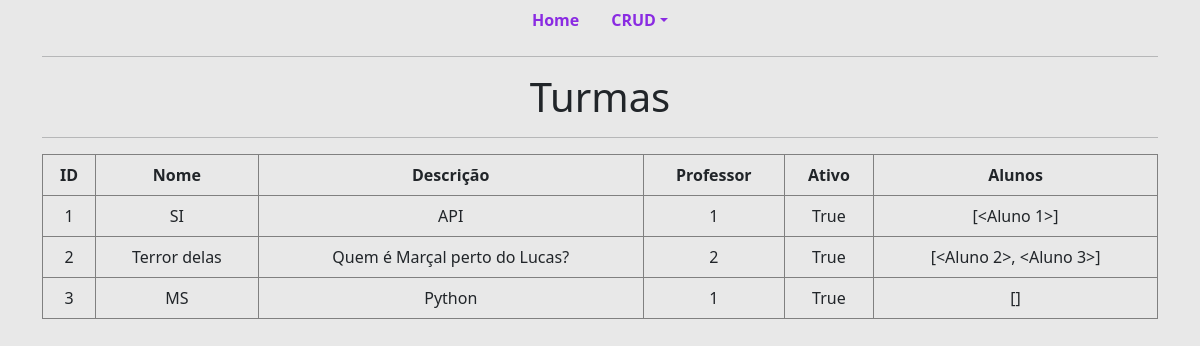
Page /read/turmas on the earlier database version.
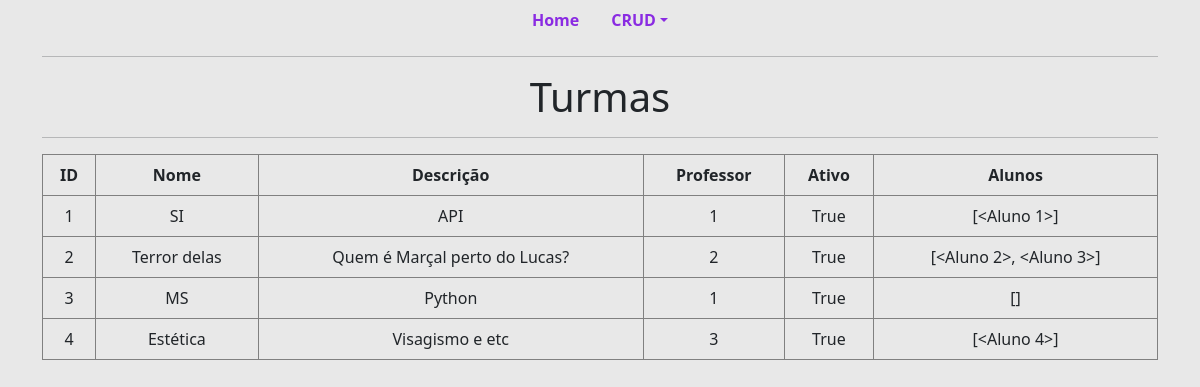
Same page on the later database version.
### projeto_flask/models/models.py (models this page shows)
class Turma(database.Model):
    __tablename__ = "turma"
    id = database.Column(database.Integer, primary_key=True)
    nome = database.Column(database.String(100), nullable=False)
    descricao = database.Column(database.Text, nullable=False)
    professor_id = database.Column(database.Integer, database.ForeignKey('professor.id'), nullable=False)
    ativo = database.Column(database.Boolean, nullable=True, default=True)
    alunos = database.relationship('Aluno', backref='turma', lazy=True)

### projeto_flask/controller/routes/routes.py (the view)
@app.route("/read/turmas", methods=["GET", "POST"])
def turma():
    lista_turmas = database.session.query(Turma).all()
    return render_template("turmas.html", lista_turmas=lista_turmas)

### projeto_flask/templates/turmas.html
{% extends "base.html" %} {% block body %}
<div class="container">
  <hr />
  <h1 style="text-align: center">Turmas</h1>
  <hr />
</div>
<div class="container">
  <table class="table table-bordered" style="border-color: gray">
    <thead class="thead-dark">
      <tr style="text-align: center">
        <th scope="col">ID</th>
        <th scope="col">Nome</th>
        <th scope="col">Descrição</th>
        <th scope="col">Professor</th>
        <th scope="col">Ativo</th>
        <th scope="col">Alunos</th>
      </tr>
    </thead>
    <tbody>
      {% if lista_turmas %} {% for turma in lista_turmas %}
      <tr style="text-align: center">
        <td>{{ turma.id }}</td>
        <td>{{ turma.nome }}</td>
        <td>{{ turma.descricao }}</td>
        <td>{{ turma.professor_id }}</td>
        <td>{{ turma.ativo }}</td>
        <td>{{ turma.alunos }}</td>
      </tr>
      {% endfor %} {% else %}
      <tr>
        <td colspan="6" style="text-align: center">Nenhuma Turma cadastrada</td>
      </tr>
      {% endif %}
    </tbody>
  </table>
</div>
{% endblock%}

Differences in the rows shown:
added Turma: id "4", nome "Estética", descricao "Visagismo e etc", professor_id "3", ativo "True", alunos "[<Aluno 4>]"
